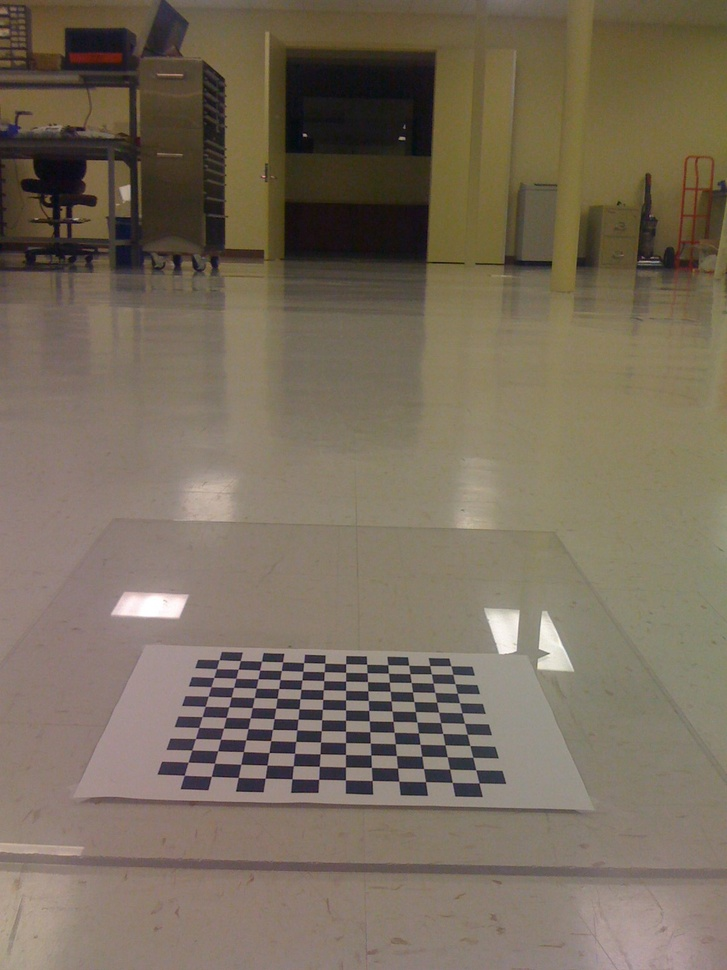
#> input picture homework4/birdseye/IMG_0214.jpg, 727 x 970 px, shrunk from 1200 x 1600 before the run, found by its file name; its folder holds only this picture in this run
$ python birdseye.py
#> lines starting #> are read from the running program, lines starting #| are printed output that depends on the picture; after the words box and inside, x2 and y2 are one past the last pixel; in counts of white or black regions, pixels touching at a corner belong together
#! python
# python birdseye.py -i intrinsics.xml -d birdseye -c 12 -r 12
import cv2
import numpy as np
import os
from utils import *

import logging
# Setting up logger for the project
log = logging.getLogger(__name__)

# Adding argument parser
parser = argparse.ArgumentParser(description="""Using the instrinsics parameters provided (by an XML file), show birdseye view of all images in a folder
The birdseye view are generated so that the checker board position match with an actual board
User can adjust the scale factor with 'i' (scale up: zoom in) or 'o' (scale down: zoom out) key
User can adjust the view height using 'u' (for up) and 'd' (for down)
ESC to quit and 'n' for next image
't' to toggle for the checkerboard indicator
‘r’ to reset stuff
If you want OpenCV to receive keyboard commands, you should firstly set focus on the window in question
""", formatter_class=CustomFormatter)
parser.add_argument("-d", "--directory", default="./birdseye", help="The folder containing all images to be used to generate birdseye view")
parser.add_argument("-c", "--columns", type=int, default=12, help="The width of the checkerboard. (Points to be detected along a horizontal line)")
parser.add_argument("-r", "--rows", type=int, default=12, help="The height of the checkerboard. (Points to be detected along a vertical line)")
parser.add_argument("-i", "--input_file", default="intrinsics.xml", help="The intrinsics.xml that file path(with file name) that contains camera calibration information: intrinsics and distortion coefficients")

# parse the arguments
args = parser.parse_args()
intrfile = args.input_file
path = args.directory
board_w = args.columns
board_h = args.rows
# compute things from the arguments
fpaths = [os.path.join(path, fname) for fname in os.listdir(path)]
board_n = board_w*board_h
board_sz = (board_w, board_h)

# read in camera calibration information:
# camera intrinsics and distortion coefficients
fs = cv2.FileStorage(intrfile, cv2.FILE_STORAGE_READ)
img_shp = tuple(map(int, (fs.getNode("image_width").real(), fs.getNode("image_height").real())))
intr = fs.getNode("camera_matrix").mat()
dist = fs.getNode("distortion_coefficients").mat()

# initializating stuff
criteria = (cv2.TERM_CRITERIA_EPS + cv2.TERM_CRITERIA_MAX_ITER, 30, 0.001)  # criteria in subPix corner refinemnet
# the iteration of cornerSubPix stops when criteria.maxIter is reached or the corner position moves less than epsilon

objPts = np.zeros((4, 2), "float32")  # object points to be used to generate birdseye view
# currently using the borad's default coordinates
objPts[0][0] = 0
objPts[0][1] = 0
objPts[1][0] = board_w - 1
objPts[1][1] = 0
objPts[2][0] = 0
objPts[2][1] = board_h - 1
objPts[3][0] = board_w - 1
objPts[3][1] = board_h - 1

# image points
imgPts = np.zeros((4, 2), "float32")

for fpath in fpaths:
    log.info(f"Begin processing {fpath}")
    img_dist = cv2.imread(fpath)
#> img_dist is the input picture: shape (970, 727, 3); mean B, G, R 91.8, 108.2, 120.2
    if img_dist is None:
        log.warning(f"Cannot read image {fpath}, is this really a image?")
        break
    img = cv2.undistort(img_dist, intr, dist)  # do an undistortion using the parameters obtained from calibrate.py
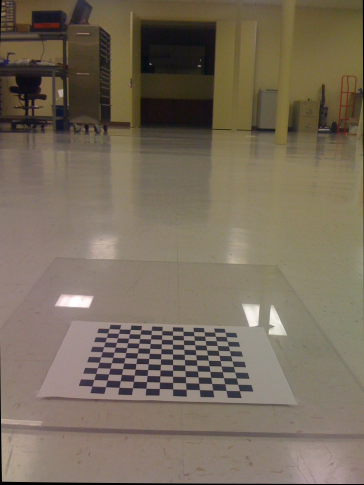
#> img: shape (970, 727, 3) (shown at 1/2 size); mean B, G, R 91.3, 107.7, 119.7
    log.info(f"{fpath} undistorded")
    img_shp = img.shape[:2][::-1]  # OpenCV wants (width, height)
    found, corners = cv2.findChessboardCorners(img, board_sz, None, cv2.CALIB_CB_ADAPTIVE_THRESH | cv2.CALIB_CB_NORMALIZE_IMAGE)  # approximate checker board location
#> found = True; corners = 144 rows, first 8: [218.4, 657.5], [239.7, 658.5], [261, 659.2], [282.1, 659.9], [303.2, 660.9], [324.4, 661.5], [345.5, 662.4], [366.4, 662.9]
    if not found:
        log.warning(f"Cannot find checker board from image {fpath}, is there really a checker board? Do your width/height match?")
        break
    log.info(f"Found {corners.shape[0]} checkerboard corners of shape: {corners.shape}")
    gray = cv2.cvtColor(img, cv2.COLOR_BGR2GRAY)  # OpenCV wants gray image for subPix detection
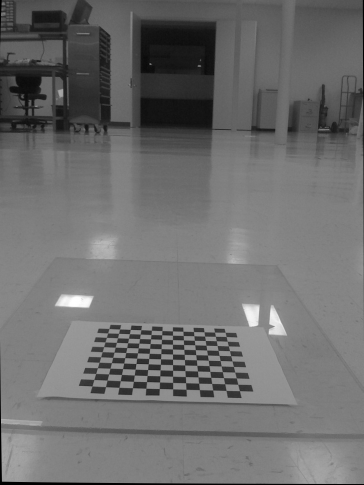
#> gray: shape (970, 727) (shown at 1/2 size); min 0, max 255, mean 109.4
    corners = cv2.cornerSubPix(gray, corners, (11, 11), (-1, -1), criteria)  # refine checker board location
#> corners = 144 rows, first 8: [217.3, 661.9], [238.5, 662.8], [260.2, 663.6], [281.9, 661.9], [302.9, 665.1], [324.3, 665.7], [345.2, 664.9], [366.7, 667.3]
    log.info(f"Refined {corners.shape[0]} checkerboard corners of shape: {corners.shape}")
    corners = np.squeeze(corners)
#> corners = 144 pairs, first value 184.5 to 479.3, second value 661.9 to 782
    log.info(f"Corners squeezed to {corners.shape}")
    # points on the image plane
    imgPts[0] = corners[0]
    imgPts[1] = corners[board_w - 1]
    imgPts[2] = corners[(board_h - 1) * board_w]
    imgPts[3] = corners[(board_h - 1) * board_w + board_w - 1]

    # draw the checker board to amuse the user
    cv2.drawChessboardCorners(img, board_sz, corners, found)
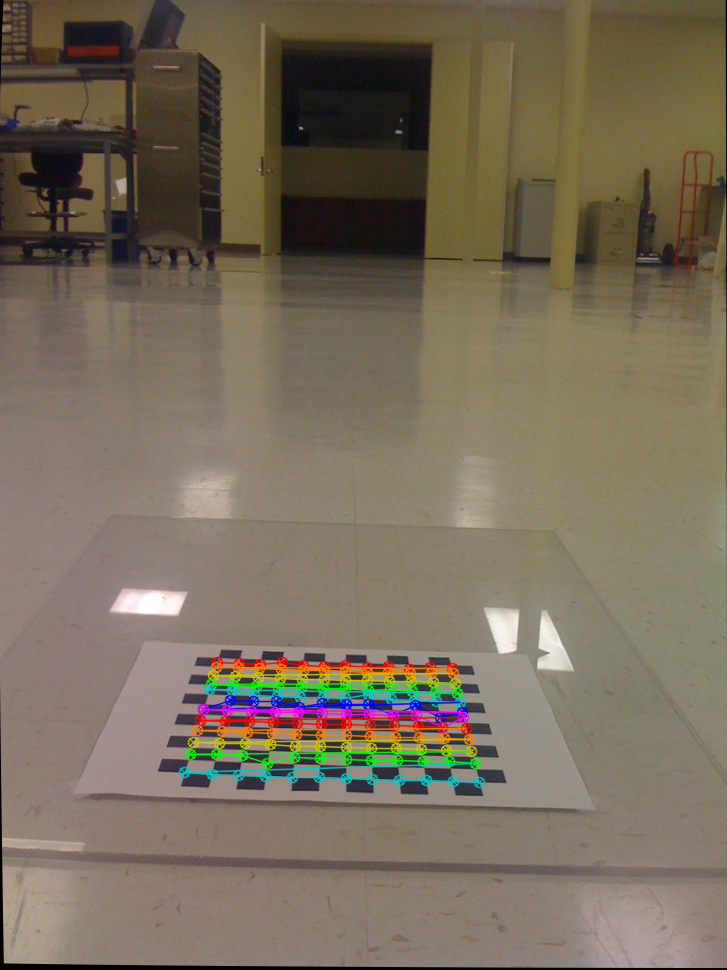
#> img: shape (970, 727, 3); 3.24% of pixels changed, all inside (x1, y1, x2, y2) = (178, 656, 486, 789)
    log.info(f"imgPts shape: {imgPts.shape}, objPts shape: {objPts.shape}")
    H = cv2.getPerspectiveTransform(objPts, imgPts)  # transform matrix, from objPts to imgPts (map points in objPts to imgPts)
    Z = H[2, 2]  # Z value, view height
    # Z = 2.0  # Z value, view height
    S = 10.0  # Scale value
    C = True
    quit = False  # should we quit?
    shape = img.shape[:2][::-1]  # img shape
    log.info("Press 'd' for lower birdseye view, and 'u' for higher (it adjusts the apparent 'Z' height), Esc to exit, 'n' for the next image and 'i' to zoom in, 'o' to zoom out and 't' to toggle checkerboard's indicator")
    log.info(f"Getting shape: {shape} for image {fpath}")
    while True:
        # construct the scale image for image
        scale = np.diag([1/S, 1/S, 1])  # scale matrix, scale down the matrix to make the result scale up

        # Get the actual transform by modifying the Z value and do a scale up
        M = np.matmul(H, scale)
        M[2, 2] = Z
        # update Z value of the transform matrix
        log.info(f"Getting H of {M}, Z of {Z}")

        # This is actually the basic procedure of what warpPerspective
        # except that it maps from dstination coordinates to src image coordinates and get the color values
        # Get the inverse of the mapping matrix
        invM = np.linalg.inv(M)  # this one maps coordinates in src image to coordinates in dst image
        ones = np.ones((1, board_n))  # to make stuff homographic
        log.info(f"Getting corners.T of shape {corners.T.shape} and ones of shape {ones.shape}")
        expC = np.concatenate([corners.T, ones], 0)  # construct the homographic original corner points
        log.info(f"Getting expanded corners of shape {expC.shape}")
        invC = np.matmul(invM, expC).T  # get the mapped coordinates of the corners
#> invC = 144 rows, first 8: [-2.84e-14, 0, 1], [10.19, 0.469, 1], [20.56, 0.799, 1], [30.61, -1.95, 1], [41, 1.31, 1.01], [51.18, 1.42, 1.01], [60.99, -0.229, 1.01], [71.46, 2.1, 1.01]
        invC[:, 0] /= invC[:, 2]  # apply Z value to corners
        invC[:, 1] /= invC[:, 2]  # apply Z value to corners
        invC = invC[:, :2]  # get only the first two columns
#> invC = 144 pairs, first value -0.0748 to 110, second value -1.95 to 110.7
        invC = invC.astype("float32")  # mark: strange error if you don't convert stuff to float32
        log.info(f"Getting inverted corners of shape {invC.shape}")

        # update significant corner points base on the user's specification of Z and S value
        # to draw circles on later
        imgPts[0] = invC[0]
        imgPts[1] = invC[board_w - 1]
        imgPts[2] = invC[(board_h - 1) * board_w]
        imgPts[3] = invC[(board_h - 1) * board_w + board_w - 1]
        # when the flag WARP_INVERSE_MAP is set. Otherwise, the transformation is first inverted with invert and then put in the formula above instead of M. The function cannot operate in-place.
        # dst(x, y) are defined by src(homo(matmul(H, (x, y, 1))))
        # so the transformation actually acts on the coordinates of the dstination image
        # thus OpenCV would firstly apply a inversion by default
        birdseye = cv2.warpPerspective(
            img, M, shape,
            flags=cv2.INTER_LINEAR | cv2.WARP_INVERSE_MAP,  # don't do matrix inverse before transform
            borderMode=cv2.BORDER_CONSTANT  # use constant value to fill the border
        )
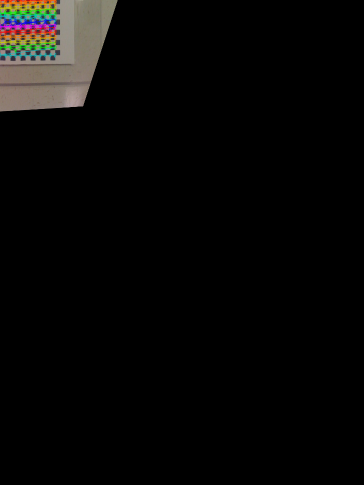
#> birdseye: shape (970, 727, 3) (shown at 1/2 size); mean B, G, R 6.5, 7.5, 8
        if C:  # whether user want to display the checker board points or not
            cv2.drawChessboardCorners(birdseye, board_sz, invC, True)
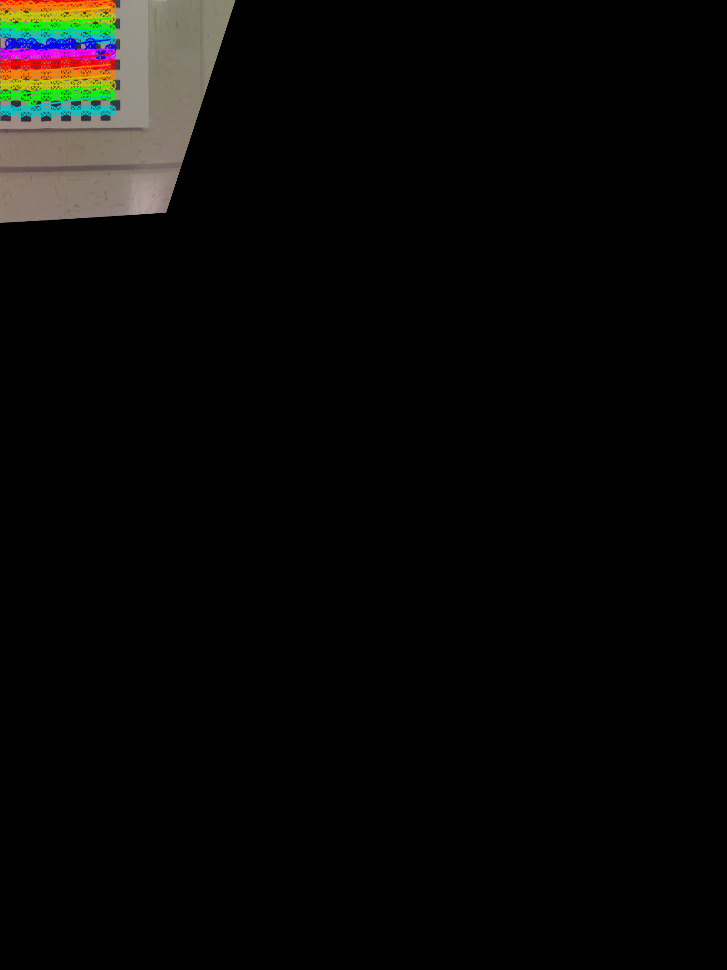
#> birdseye: shape (970, 727, 3); 1.73% of pixels changed, all inside (x1, y1, x2, y2) = (0, 0, 117, 118)
            # mark the image points to be used to generate birdseye view
            cv2.circle(birdseye, tuple(imgPts[0].astype(int).tolist()), 9, (255, 0, 0), 3)
#> birdseye: shape (970, 727, 3); 0.01% of pixels changed, all inside (x1, y1, x2, y2) = (0, 0, 12, 12)
            cv2.circle(birdseye, tuple(imgPts[1].astype(int).tolist()), 9, (0, 255, 0), 3)
#> birdseye: shape (970, 727, 3); mean B, G, R 6.4, 7.9, 8.1
            cv2.circle(birdseye, tuple(imgPts[2].astype(int).tolist()), 9, (0, 0, 255), 3)
#> birdseye: shape (970, 727, 3); mean B, G, R 6.4, 7.8, 8.2
            cv2.circle(birdseye, tuple(imgPts[3].astype(int).tolist()), 9, (0, 255, 255), 3)
#> birdseye: shape (970, 727, 3); mean B, G, R 6.4, 7.9, 8.2
        # give the user two image to savor on
        cv2.imshow("Rectified Img", img)
        cv2.imshow("Birdseye View", birdseye)

        k = cv2.waitKey() & 0xff
#> (key Esc is pressed here)
        log.info(f"Getting key: {chr(k)} or order {k}")

        # update view height
        if k == ord('u'):
            Z += 0.1
        if k == ord('d'):
            Z -= 0.1

        # update scale factor
        if k == ord('i'):
            S += 0.5
        if k == ord('o'):
            S -= 0.5

        # toggle checker board
        if k == ord('t'):
            C = not C

        # reset
        if k == ord('r'):
            Z = H[2, 2]
            S = 10.0

        # next image or
        # just quit already...
        if k == ord('n'):
            break
        if k == 27:
            quit = True
            cv2.destroyAllWindows()  # clean up before exiting
            break
    if quit:
        break

$ run again, on homework4/birdseye/IMG_0217.jpg
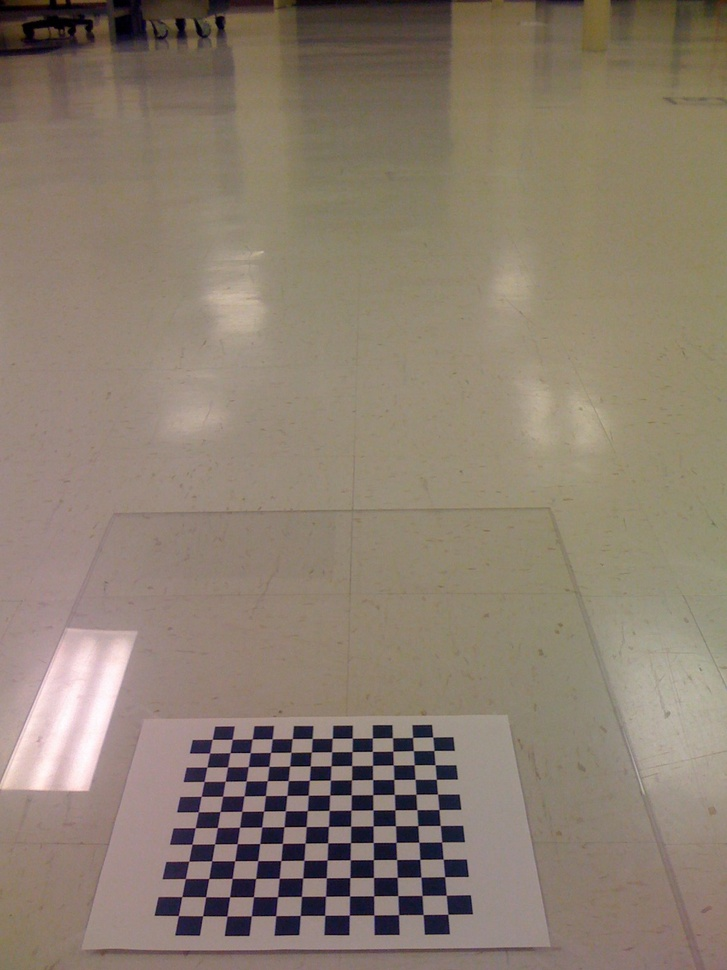
#> input picture homework4/birdseye/IMG_0217.jpg, 727 x 970 px, shrunk from 1200 x 1600 before the run, found by its file name
#> img_dist is the input picture: shape (970, 727, 3); mean B, G, R 111.3, 125.9, 139.5
#> `found, corners = cv2.findChessboardCorners(img, board_sz, None, cv2.CA..`: found = True; corners = 144 rows, first 8: [179.6, 912], [182.9, 893], [186.9, 874.5], [190.2, 858.2], [193, 840.8], [196, 824.9], [198.1, 809.5], [201.5, 793.4]
#> `gray = cv2.cvtColor(img, cv2.COLOR_BGR2GRAY)`:
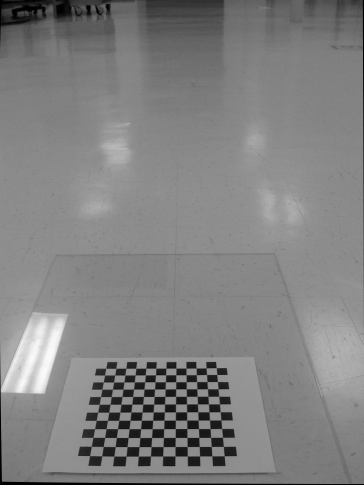
#> gray: shape (970, 727) (shown at 1/2 size); min 0, max 253, mean 128.4
#> `corners = cv2.cornerSubPix(gray, corners, (11, 11), (-1, -1), criteria)`: corners = 144 rows, first 8: [179.7, 911.7], [183.1, 893], [186.4, 875.2], [189.7, 857.9], [192.8, 841.1], [195.8, 824.7], [198.8, 808.9], [201.6, 793.5]
#> `corners = np.squeeze(corners)`: corners = 144 pairs, first value 179.7 to 448.8, second value 736 to 912.6
#> `invC = np.matmul(invM, expC).T`: invC = 144 rows, first 8: [9.66e-13, -3.13e-13, 1], [9.64, -0.0393, 0.981], [18.84, -0.0317, 0.963], [27.76, 0.00925, 0.945], [36.42, 0.00704, 0.928], [44.9, -0.0103, 0.911], [53.06, 0.0149, 0.894], [61.01, -0.0403, 0.879]
#> `invC = invC[:, :2]`: invC = 144 pairs, first value -0.41 to 110, second value -0.0459 to 110
#> `cv2.drawChessboardCorners(birdseye, board_sz, invC, True)`:
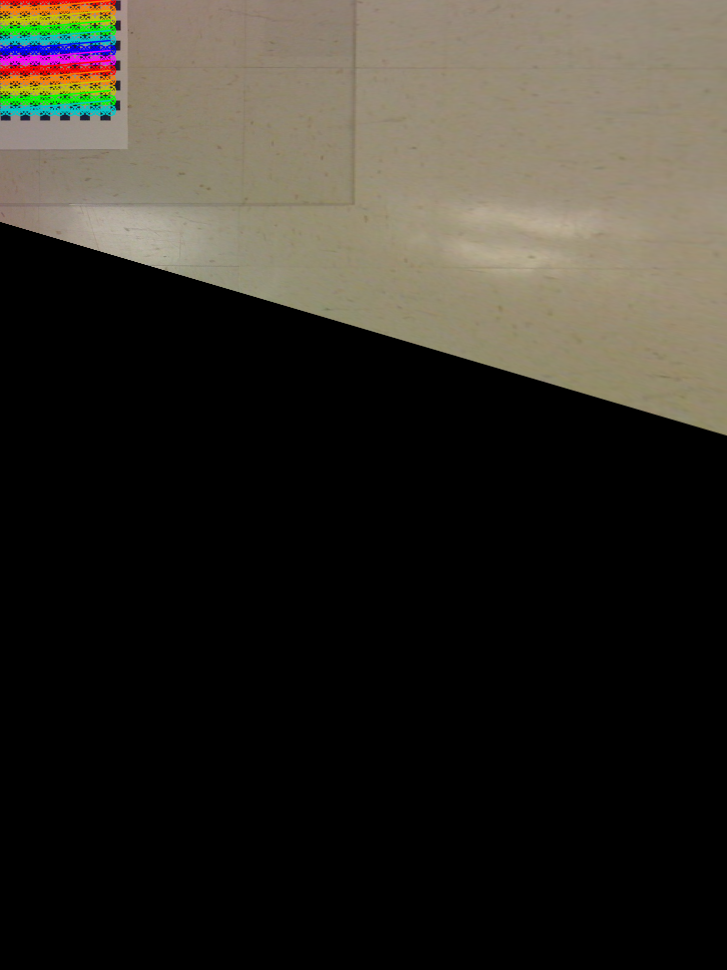
#> birdseye: shape (970, 727, 3); mean B, G, R 39.5, 47, 50.5
